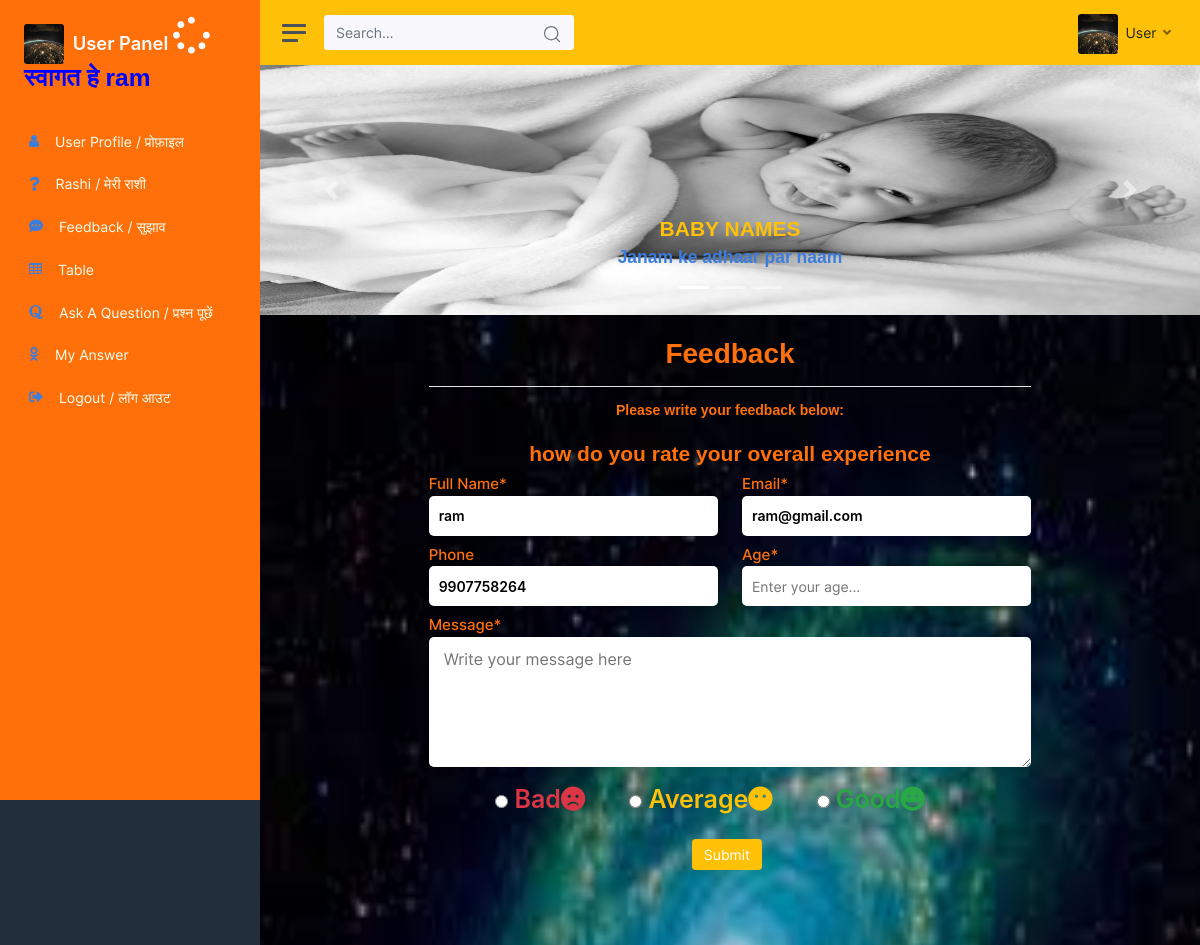
Screenshot of /user/user_feedback.php (signed in) with the database file from the repository.
### tables this page shows
CREATE TABLE `new_user` (
  `id` int(11) NOT NULL,
  `full_name` varchar(255) DEFAULT NULL,
  `email` varchar(255) DEFAULT NULL,
  `password` varchar(255) DEFAULT NULL,
  `confirm_password` varchar(255) NOT NULL,
  `mobile` varchar(255) NOT NULL,
  `gender` varchar(100) NOT NULL,
  `address` text NOT NULL,
  `image` varchar(255) DEFAULT NULL
);

### user/user_feedback.php (the view, shortened to what this page needs)
<?php
include("user_header.php");
?>
<div class="container-fluid" style="height:630px; background-image: url(../images/content/galaxy.jpeg); background-repeat: no-repeat; background-size: 100% 1300px;">
             <div class="row">
                <div class="col-md-2"></div>
                   <div class="col-md-8">
                <h1 class="text-center mt-4 font-weight-bold">Feedback</h1>
                <hr class="bg-white">
                <h6 class="text-center">Please write your feedback below:</h6>
                <h3 class ="text-center mt-4">how do you rate your overall experience</h3>
            </div>
        </div>
                <div class="row">
                   <div class="col-md-2">
              </div>
                      <label class="col-md-4 user_detail">Full Name*<br>
                      <input readonly id="text" name="full_name" class="font-weight-bold" value="<?php echo $data['full_name']; ?>" placeholder="Name"></label>
                      <label class="col-md-4 user_detail">Email*<br>
                      <input readonly id="text" class="font-weight-bold" name="email" value="<?php echo $data['email']; ?>" placeholder="Email"></label>
              </div>
                    <div class="row">
                      <div class="col-md-2"></div>
                      <label class="col-md-4 user_detail">Phone<br>
                      <input readonly id="text" class="font-weight-bold" name="mobile" value="<?php echo $data['mobile']; ?>" placeholder="Mobile Number"></label>
                      <label class="col-md-4 user_detail">Age*<br>
                      <input type="number" id="text" required="" name="age" placeholder="Enter your age..."></label>
              </div>
                    <div class="row">
                      <div class="col-md-2"></div>
                      <label class="col-md-8 user_detail">Message*<br>
                      <textarea id="message" required="" name="message" placeholder="Write your message here" cols="48" rows="5"></textarea></label>
                </div>
                <center class="label">
                  <label class="radio-inline text-center text-danger">
                      <input type="radio" required name="experience" value="bad"> Bad<i class="fas fa-frown" aria-hidden="true"></i>
                  </label>
                  <label class="radio-inline text-center text-warning">
                    <input type="radio" required name="experience" value="avg"> Average<i class="fas fa-meh-blank" aria-hidden="true"></i>
                  </label>
                  <label class="radio-inline text-center text-success">
                    <input type="radio" required name="experience" value="good"> Good<i class="fas fa-grin" aria-hidden="true"></i>
                  </label>
              </center>
                       <div class="row">
                       <div class="col-md-2 offset-md-3 col-sm-12 offset-sm-6"></div>
                       <center><button class="btn btn-warning center" style="margin-left: 40px;">Submit</button></center>
                      </div>
            </div>
		</div>
	</div>
</body>
</html>

### user/user_header.php (shortened to what this page needs)
<?php
include("../conn.php");
if(isset($_SESSION['id']))
{
   $id= $_SESSION['id'];
}
$query = "SELECT * FROM new_user WHERE id ='$id'";
$result = mysqli_query($conn, $query);
$data = mysqli_fetch_assoc($result);
?>
<!DOCTYPE html>
<html lang="en">
<head>
	<link href="css/app.css" rel="stylesheet">
	<link rel="stylesheet" href="https://stackpath.bootstrapcdn.com/font-awesome/4.7.0/css/font-awesome.min.css">
<link rel="stylesheet" type="text/css" href="../css/style.css">
</head>
<body>
	<div class="wrapper">
		<nav id="sidebar" class="sidebar">
			<div class="sidebar-content js-simplebar" style="background-color:#ff700b;">
				<a class="sidebar-brand" href="index.php">
					<img src="img/avatars/<?php echo $data['image']; ?>" class="avatar img-fluid rounded mr-1"/>
		          <span class="align-middle">User Panel</span>
		          <span><i class="fas fa-spinner fa-2x fa-pulse"></i></span>
		          <br>
		          <h2><span class="align-middle">स्वागत हे <?php echo $data['full_name']; ?></span></h2>
        		</a>
				<ul class="sidebar-nav" style="color: #ff700b;">
					<li class="sidebar-item">
						<a class="sidebar-link" href="user_profile.php">
            			  <i class="fa fa-user text-primary align-middle"></i>
            			   <span class="align-middle heading">User Profile / प्रोफ़ाइल</span>
            			</a>
					</li>
					<li class="sidebar-item">
						<a class="sidebar-link" href="my_rashi.php">
	              			<i class="fas fa-question text-primary align-middle"></i>
	              			<span class="align-middle heading">Rashi / मेरी राशी</span>
			            </a>
					</li>
					<li class="sidebar-item">
						<a class="sidebar-link" href="user_feedback.php">
             			 	<i class="fas fa-comment-dots text-primary align-middle"></i>
             			  	<span class="align-middle heading">Feedback / सुझाव</span>
           				</a>
					</li>
					<li class="sidebar-item">
						<a class="sidebar-link" href="user_table.php">
              				<i class="fa fa-table text-primary align-middle"></i>
              			 	<span class="align-middle heading">Table</span>
            			</a>
					</li>
					<li class="sidebar-item">
						<a class="sidebar-link" href="user_question.php">
	              			<i class="fa fa-quora text-primary align-middle"></i>
	              			<span class="align-middle heading">Ask A Question / प्रश्न पूछें</span>
			            </a>
					</li>
					<li class="sidebar-item">
						<a class="sidebar-link" href="user_answer.php">
	              			<i class="fa fa-odnoklassniki text-primary align-middle"></i>
	              			<span class="align-middle heading">My Answer</span>
			            </a>
					</li>
					<li class="sidebar-item">
						<a class="sidebar-link" href="user_logout.php">
              				<i class="fas fa-sign-out-alt text-primary align-middle"></i>
              				<span class="align-middle heading">Logout / लॉग आउट</span>
            			</a>
					</li>
				</ul>
			</div>
		</nav>
		<div class="main">
			<nav class="navbar navbar-expand navbar-light bg-warning" style="background-color:#222e3c;">
				<a class="sidebar-toggle d-flex">
          			<i class="hamburger align-self-center"></i>
       			</a>
				<form class="form-inline d-none d-sm-inline-block">
					<div class="input-group input-group-navbar">
						<input type="text" class="form-control" placeholder="Search…" aria-label="Search">
						<div class="input-group-append">
							<button class="btn" type="button">
                				<i class="align-middle" data-feather="search"></i>
              				</button>
						</div>
					</div>
				</form>
				<div class="navbar-collapse collapse">
					<ul class="navbar-nav navbar-align">
					<li class="nav-item dropdown">
						<a class="nav-link dropdown-toggle d-none d-sm-inline-block" href="#" data-toggle="dropdown">
				            <img src="img/avatars/<?php echo $data['image']; ?>" class="avatar img-fluid rounded mr-1"/> <span class="text-dark">User</span>
				         </a>
						</li>
					</ul>
				</div>
			</nav>
			<div id="carouselExampleIndicators" class="carousel slide" data-ride="carousel">
			  <ol class="carousel-indicators">
			    <li data-target="#carouselExampleIndicators" data-slide-to="0" class="active"></li>
			    <li data-target="#carouselExampleIndicators" data-slide-to="1"></li>
			    <li data-target="#carouselExampleIndicators" data-slide-to="2"></li>
			  </ol>
			  <div class="carousel-inner" style="height: 250px;">
			    <div class="carousel-item active">
			      <img src="../images/content/baby.png" height="250" width="100%">
				      <div class="carousel-caption d-none d-md-block">
					    <h3 class="text-warning">BABY NAMES</h3>
					    <h4 class="text-primary">Janam ke adhaar par naam</h4>
					  </div>
			    </div>
			  </div>
			  <a class="carousel-control-prev" href="#carouselExampleIndicators" role="button" data-slide="prev">
			    <span class="carousel-control-prev-icon" aria-hidden="true"></span>
			  </a>
			  <a class="carousel-control-next" href="#carouselExampleIndicators" role="button" data-slide="next">
			    <span class="carousel-control-next-icon" aria-hidden="true"></span>
			  </a>
			</div>

### user/user_header.php (style rules this page uses)
h2 .align-middle { font-weight: 600; color: blue; }
.heading { color: honeydew; }

### user/user_feedback.php (style rules this page uses)
.radio-inline { margin: 0px 40px 20px 0px; cursor: pointer; }
label { font-size: 15px; font-weight: 500; }
.label label { color: #000; font-size: 25px; font-weight: 600; }
#text { height: 40px; border-radius: 5px; padding-left: 10px; font-size: 14px; border: none; width: 100%; color:#000; }
#message { outline: none; border: none; padding: 10px 0px 0px 15px; font-size: 16px; color: #000; border-radius: 5px; width: 100%; }
.text-center { color: #ff700b; }
.user_detail { color: #ff700b; }

### rows the page displays
new_user: image (picture), full_name "ram", email "ram@gmail.com", mobile "9907758264"
